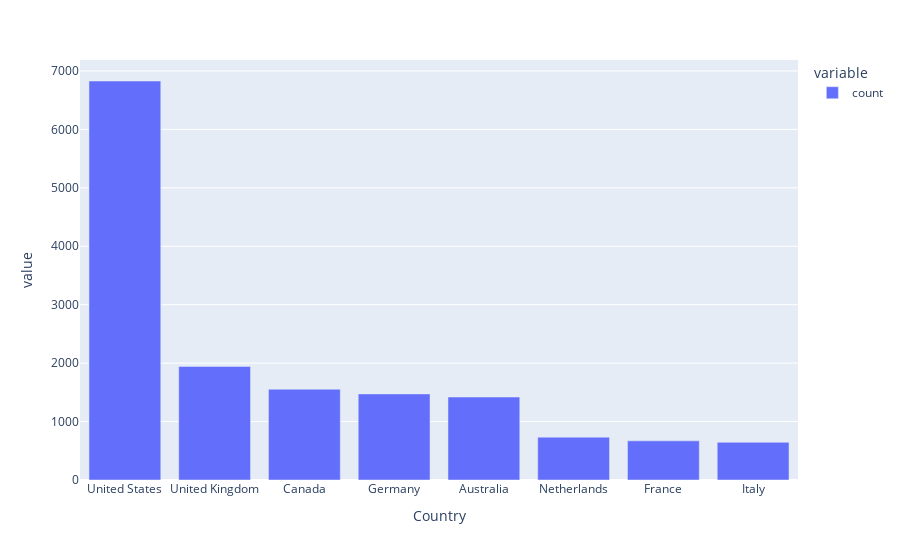

The notebook cell saved with this chart:
### Code cell
#Make a bar plot with plotly countries value counts
import plotly.express as px
fig = px.bar(Customer['Country'].value_counts())
fig.show()

### Figure 1 — Plotly figure (JSON) as saved in the notebook; plotly's stock layout.template omitted (floating-point values rounded to 4 significant figures)
{"data": [{"alignmentgroup": "True", "hovertemplate": "variable=count<br>Country=%{x}<br>value=%{y}<extra></extra>", "legendgroup": "count", "marker": {"color": "#636efa", "pattern": {"shape": ""}}, "name": "count", "offsetgroup": "count", "orientation": "v", "showlegend": true, "textposition": "auto", "type": "bar", "x": ["United States", "United Kingdom", "Canada", "Germany", "Australia", "Netherlands", "France", "Italy"], "xaxis": "x", "y": [6828, 1944, 1553, 1473, 1420, 733, 670, 645], "yaxis": "y"}], "layout": {"autosize": true, "barmode": "relative", "legend": {"title": {"text": "variable"}, "tracegroupgap": 0}, "margin": {"t": 60}, "xaxis": {"anchor": "y", "autorange": true, "domain": [0, 1], "range": [-0.5, 7.5], "title": {"text": "Country"}, "type": "category"}, "yaxis": {"anchor": "x", "autorange": true, "domain": [0, 1], "range": [0, 7187.0], "title": {"text": "value"}, "type": "linear"}}}
